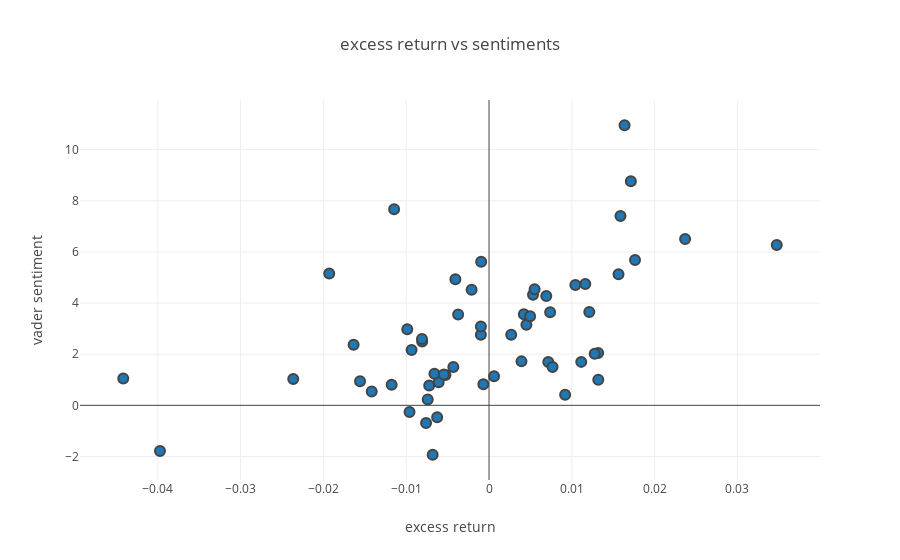

The notebook cell saved with this chart:
### Code cell
print('AMZN')
print(alpha_sent_stat_analysis(AMZN_table))
plot_alpha_corr_vader(AMZN_table)
